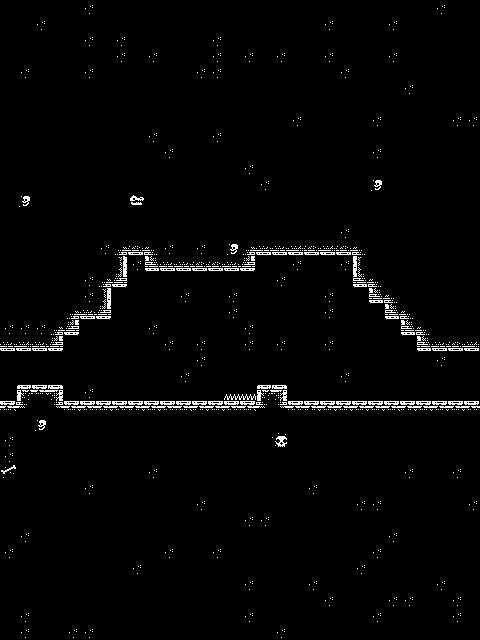

A level layout from a 2D game, rendered from its tile map. Below: a short description, then the map file with tile-grid data replaced by summaries:
An orthogonal 30x40 tile map with 16x16 px tiles, 3 tile layers (BG, Walls, Obstacles) and 15 objects.

<map version="1.5" tiledversion="1.7.1" orientation="orthogonal" renderorder="right-down" width="30" height="40" tilewidth="16" tileheight="16" infinite="0" nextlayerid="9" nextobjectid="24">
 <tileset firstgid="1" source="../Art/TileSet/Dow_TileSet.tsx" />
 <layer id="1" name="BG" width="30" height="40">
  <data>[1200 cells, 600 non-empty, 1 distinct tile ids]</data>
 </layer>
 <layer id="2" name="Walls" width="30" height="40">
  <data>[1200 cells, 1192 non-empty, 36 distinct tile ids]</data>
 </layer>
 <layer id="8" name="Obstacles" width="30" height="40">
  <data>[1200 cells, 2 non-empty, 2 distinct tile ids]</data>
 </layer>
 <objectgroup id="7" name="Obstacles_Collision">
  <object id="19" x="224" y="393.991" width="32" height="6.00892">
   <properties>
    <property name="unity:istrigger" value="true" />
    <property name="unity:tag" value="Spike" />
   </properties>
  </object>
 </objectgroup>
 <objectgroup id="3" name="Walls_Collision">
  <object id="3" x="0" y="400" width="480" height="80">
   <properties>
    <property name="unity:layer" value="Ground" />
    <property name="unity:tag" value="Ground" />
   </properties>
  </object>
  <object id="5" x="32" y="192" width="416" height="64">
   <properties>
    <property name="unity:layer" value="Ground" />
    <property name="unity:tag" value="Ground" />
   </properties>
  </object>
  <object id="6" x="32" y="256" width="96" height="32">
   <properties>
    <property name="unity:layer" value="Ground" />
    <property name="unity:tag" value="Ground" />
   </properties>
  </object>
  <object id="7" x="32" y="288" width="80" height="32">
   <properties>
    <property name="unity:layer" value="Ground" />
    <property name="unity:tag" value="Ground" />
   </properties>
  </object>
  <object id="8" x="32" y="320" width="48" height="16">
   <properties>
    <property name="unity:layer" value="Ground" />
    <property name="unity:tag" value="Ground" />
   </properties>
  </object>
  <object id="23" x="16" y="384" width="48" height="16">
   <properties>
    <property name="unity:layer" value="Ground" />
    <property name="unity:tag" value="Ground" />
   </properties>
  </object>
  <object id="9" x="144" y="256" width="112" height="16">
   <properties>
    <property name="unity:layer" value="Ground" />
    <property name="unity:tag" value="Ground" />
   </properties>
  </object>
  <object id="10" x="0" y="336" width="64" height="16">
   <properties>
    <property name="unity:layer" value="Ground" />
    <property name="unity:tag" value="Ground" />
   </properties>
  </object>
  <object id="21" x="256" y="384" width="32" height="16">
   <properties>
    <property name="unity:layer" value="Ground" />
    <property name="unity:tag" value="Ground" />
   </properties>
  </object>
  <object id="11" x="352" y="256" width="96" height="32">
   <properties>
    <property name="unity:layer" value="Ground" />
    <property name="unity:tag" value="Ground" />
   </properties>
  </object>
  <object id="13" x="368" y="288" width="80" height="16">
   <properties>
    <property name="unity:layer" value="Ground" />
    <property name="unity:tag" value="Ground" />
   </properties>
  </object>
  <object id="14" x="384" y="304" width="64" height="16">
   <properties>
    <property name="unity:layer" value="Ground" />
    <property name="unity:tag" value="Ground" />
   </properties>
  </object>
  <object id="15" x="400" y="320" width="48" height="16">
   <properties>
    <property name="unity:layer" value="Ground" />
    <property name="unity:tag" value="Ground" />
   </properties>
  </object>
  <object id="18" x="416" y="336" width="64" height="16">
   <properties>
    <property name="unity:layer" value="Ground" />
    <property name="unity:tag" value="Ground" />
   </properties>
  </object>
 </objectgroup>
</map>
